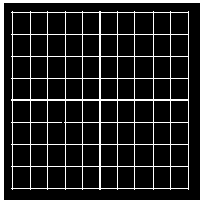
%> input picture Lab 5-A/Image_4.bmp, 200 x 200 px
$ octave check3.m   (GNU Octave 9; MATLAB toolbox functions it lacks are replaced by stand-ins)
%> lines starting %> are read from the running program, lines starting %| are printed output that depends on the picture; in (x1, y1, x2, y2) boxes, pixels count from 0 and x2, y2 are one past the last pixel; in counts of white or black regions, pixels touching at a corner belong together; the program's own positions count from 1
im=imread('Image_4.bmp');
%> im: size 200x200 logical; 13% white; 2 white regions, box (x1, y1, x2, y2) and area: (11, 11, 189, 190) 3806, (0, 0, 200, 200) 1388
ft=fftshift(log(abs(fft2(im))));
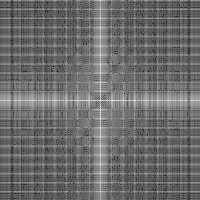
%> ft: size 200x200 double; min -3.06, max 8.56, mean 1.88; drawn with min black and max white
figure; subplot(121); imshow(ft,[]); axis on;
[co,ro] = size(im);
%> co = 200; ro = 200
cx = round(co/2); % find the center of the image
%> cx = 100
cy = round (ro/2);
%> cy = 100
n=1;
fc=10; %cutoff frequency
%imf=fftshift(fft2(im));
H=zeros(co,ro);
for i = 1 : co
    for j =1 : ro
        d = (i-cx).^2 + (j-cy).^ 2;
        H(i,j) = 1/(1+((d/fc/fc).^(2*n)));
    end;
end;
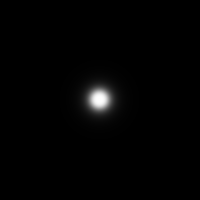
%> H: size 200x200 double; min 2.5e-05, max 1, mean 0.0123
outf = ft .* H;
out = uint8(abs(ifft2(outf)));
%> out: size 200x200 uint8; every value is 0
subplot(122); imshow(out);
